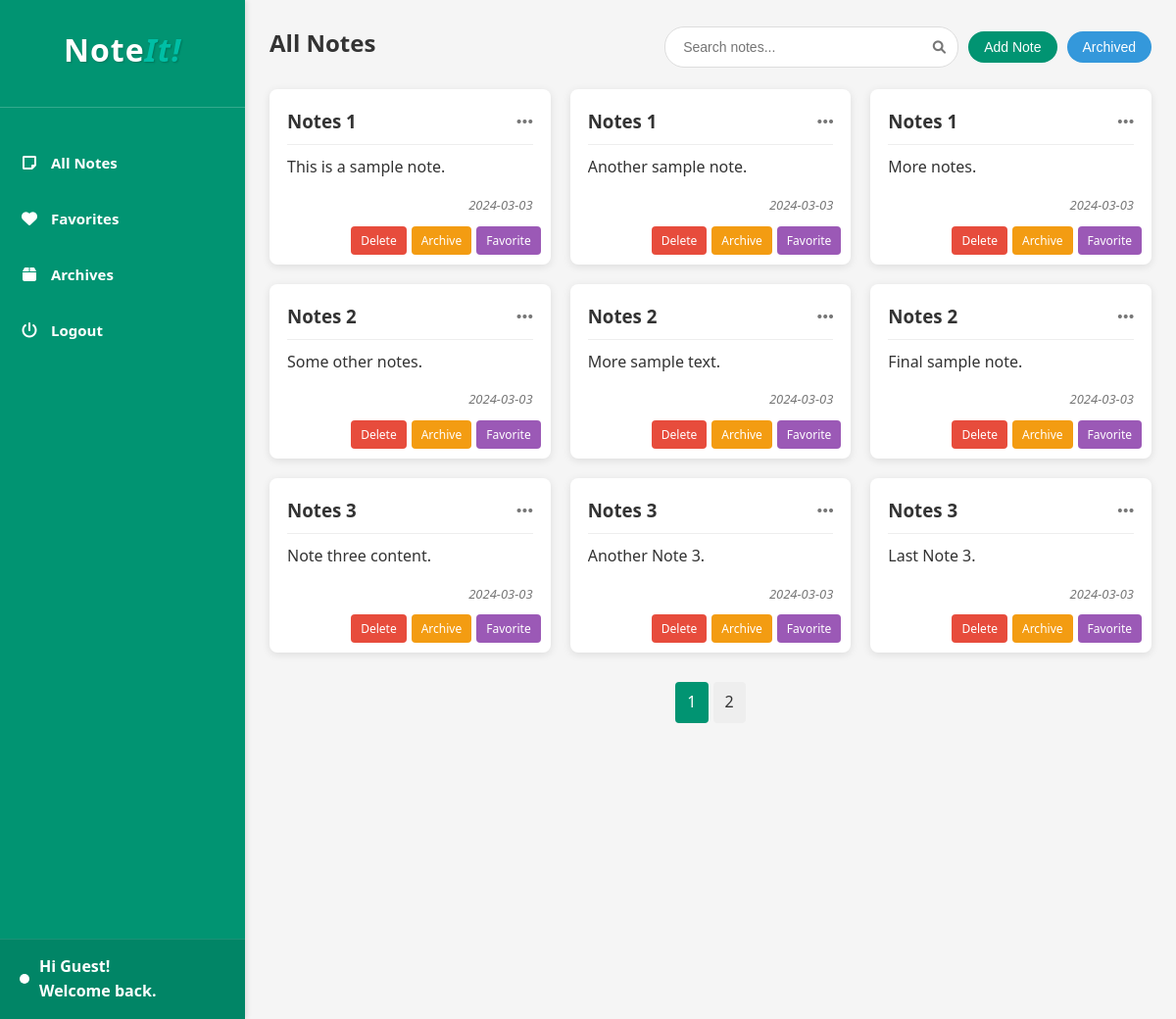
The page /code.php on the database its author committed.
### tables this page shows
CREATE TABLE `notes` (
  `id` int(11) NOT NULL,
  `title` varchar(255) DEFAULT NULL,
  `content` text DEFAULT NULL,
  `date` date DEFAULT NULL,
  `dot` varchar(20) DEFAULT NULL,
  `archived` tinyint(1) DEFAULT 0,
  `deleted_at` datetime DEFAULT NULL,
  `favorite` tinyint(1) DEFAULT 0
);

### code.php (the view, shortened to what this page needs)
<?php
include "db.php";
$view = $_GET['view'] ?? 'all';
$pageTitle = "All Notes";
$filterSql = "WHERE archived = 0";
$search = isset($_GET['search']) ? $_GET['search'] : '';
$limit = 9;
$page = isset($_GET['page']) ? (int)$_GET['page'] : 1;
$start = ($page - 1) * $limit;
$countQuery = "SELECT COUNT(*) as total FROM notes $filterSql";
$countResult = $conn->query($countQuery);
$totalRows = $countResult->fetch_assoc()['total'];
$totalPages = ceil($totalRows / $limit);
$sql = "SELECT * FROM notes $filterSql ORDER BY id ASC LIMIT $start, $limit";
$result = $conn->query($sql);
?>
<!DOCTYPE html>
<html lang="en">
<head>
  <link rel="stylesheet" href="https://cdnjs.cloudflare.com/ajax/libs/font-awesome/6.0.0-beta3/css/all.min.css" />
</head>
<body>
  <div class="container">
    <div class="sidebar" id="sidebar">
      <div class="logo">
        <h1>Note<span>It!</span></h1>
      </div>
      <nav>
        <ul class="vertical-nav">
          <li><a href="code.php"><i class="fas fa-sticky-note"></i> All Notes</a></li>
          <li><a href="code.php?view=favorites"><i class="fas fa-heart"></i> Favorites</a></li>
          <li><a href="#" id="showArchivedLink"><i class="fas fa-box"></i> Archives</a></li>
          <li><a href="sign-in.php"><i class="fas fa-power-off"></i> Logout</a></li>
        </ul>
      </nav>
      <div class="user">
        <div class="status"></div>
        <p class="bold-text">Hi <?php echo $_SESSION["username"] ?? "Guest"; ?>!<br />Welcome back.</p>
      </div>
    </div>
    <div class="main-content">
      <header class="header">
        <h2><?php echo $pageTitle; ?></h2>
        <div class="search">
          <form method="GET" class="search-container">
            <input type="text" name="search" placeholder="Search notes..." value="<?php echo htmlspecialchars($search); ?>">
            <button type="submit" class="search-icon"><i class="fas fa-search"></i></button>
          </form>
          <button type="button" class="add-note-btn" id="addNoteBtn">Add Note</button>
          <button type="button" class="archived-btn" id="showArchivedBtn">Archived</button>
        </div>
      </header>
      <div class="notes-grid">
        <?php if ($result->num_rows > 0): ?>
          <?php while ($note = $result->fetch_assoc()): ?>
            <div class="note-card">
              <h3>
                <?php echo htmlspecialchars($note["title"]); ?>
                <span class="right-align" data-id="<?php echo $note['id']; ?>" data-title="<?php echo htmlspecialchars($note['title']); ?>" data-content="<?php echo htmlspecialchars($note['content']); ?>" data-dot="<?php echo htmlspecialchars($note['dot']); ?>"><i class="fas fa-ellipsis-h"></i></span>
              </h3>
              <p><?php echo nl2br(htmlspecialchars($note["content"])); ?></p>
              <div class="note-footer">
                <div>
                  <?php if (!empty($note["dot"])): ?>
                    <span class="dot <?php echo htmlspecialchars($note["dot"]); ?>"></span>
                  <?php endif; ?>
                </div>
                <span class="note-date"><?php echo htmlspecialchars($note["date"]); ?></span>
              </div>
              <div class="note-actions">
                <a href="?delete=<?php echo $note['id']; ?>" class="delete-btn" onclick="return confirm('Are you sure you want to delete this note?')">Delete</a>
                <a href="?archive=<?php echo $note['id']; ?>" class="archive-btn">Archive</a>
                <?php if ($note['favorite'] ?? false): ?>
                  <a href="?toggle_favorite=<?php echo $note['id']; ?>" class="unfavorite-btn">Unfavorite</a>
                <?php else: ?>
                  <a href="?toggle_favorite=<?php echo $note['id']; ?>" class="favorite-btn">Favorite</a>
                <?php endif; ?>
              </div>
            </div>
          <?php endwhile; ?>
        <?php else: ?>
          <div class="empty-state">
            <p>No notes found. Start by adding a new note!</p>
          </div>
        <?php endif; ?>
      </div>
      <?php if ($totalPages > 1): ?>
        <div class="pagination">
          <?php for ($i = 1; $i <= $totalPages; $i++): ?>
            <a href="?<?php echo !empty($view) ? "view=$view&" : ""; ?>search=<?php echo urlencode($search); ?>&page=<?php echo $i; ?>" class="<?php echo ($i == $page) ? 'active' : ''; ?>">
              <?php echo $i; ?>
            </a>
          <?php endfor; ?>
        </div>
      <?php endif; ?>
    </div>
  </div>
</body>
</html>

### code.php (style rules this page uses)
* { box-sizing: border-box; margin: 0; padding: 0; }
body { font-family: 'Segoe UI', Tahoma, Geneva, Verdana, sans-serif; line-height: 1.6; color: #333; background-color: #f5f5f5; overflow-x: hidden; }
h1, h2, h3 { margin-bottom: 0.5rem; }
a { text-decoration: none; color: inherit; }
.container { display: flex; min-height: 100vh; position: relative; }
.sidebar { width: 250px; background-color: #019472; color: #fff; padding: 0; transition: transform 0.3s ease; z-index: 100; flex-shrink: 0; box-shadow: 2px 0 5px rgba(0,0,0,0.1); display: flex; flex-direction: column; height: 130vh; }
.logo { padding: 25px 20px; border-bottom: 1px solid rgba(255,255,255,0.2); text-align: center; }
.logo h1 { font-size: 32px; font-weight: 800; color: #fff; letter-spacing: 1px; text-shadow: 1px 1px 2px rgba(0,0,0,0.2); }
.logo span { color: #00bfa6; font-style: italic; }
.vertical-nav { list-style: none; padding: 25px 0; flex-grow: 1; }
.vertical-nav li { padding: 14px 20px; transition: background 0.2s, transform 0.1s; margin: 5px 0; }
.vertical-nav a { display: flex; align-items: center; color: #fff; font-weight: 600; font-size: 15px; }
.vertical-nav i { margin-right: 12px; width: 20px; text-align: center; color: #fff; font-size: 16px; }
.user { padding: 15px 20px; border-top: 1px solid rgba(255,255,255,0.1); display: flex; align-items: center; background-color: rgba(0,0,0,0.1); margin-top: auto; }
.user .status { width: 10px; height: 10px; background-color: #fff; border-radius: 50%; margin-right: 10px; }
.bold-text { font-weight: 600; color: #fff; }
.main-content { flex: 1; padding: 25px; overflow-y: auto; max-width: 100%; }
.header { display: flex; justify-content: space-between; align-items: center; flex-wrap: wrap; margin-bottom: 20px; }
.search { display: flex; align-items: center; }
.search-container { display: flex; align-items: center; border: 1px solid #ddd; border-radius: 20px; padding: 6px 12px; background-color: #fff; width: 300px; max-width: 100%; }
.search-container input { flex: 1; border: none; outline: none; font-size: 14px; background: transparent; padding: 6px; }
.search-icon { background: none; border: none; color: #777; cursor: pointer; }
.add-note-btn { margin-left: 10px; padding: 8px 16px; background-color: #019472; color: #fff; border: none; border-radius: 20px; font-size: 14px; cursor: pointer; transition: background 0.2s; }
.archived-btn { margin-left: 10px; padding: 8px 16px; background-color: #3498db; color: #fff; border: none; border-radius: 20px; font-size: 14px; cursor: pointer; transition: background 0.2s; }
.notes-grid { display: grid; grid-template-columns: repeat(auto-fill, minmax(280px, 1fr)); gap: 20px; margin-bottom: 30px; }
.note-card { position: relative; padding: 18px; padding-bottom: 50px; background-color: #fff; border-radius: 8px; box-shadow: 0 2px 8px rgba(0,0,0,0.1); transition: transform 0.3s ease, box-shadow 0.3s ease; overflow: hidden; }
.note-card h3 { margin-bottom: 10px; padding-bottom: 8px; border-bottom: 1px solid #eee; display: flex; justify-content: space-between; }
.right-align { color: #777; cursor: pointer; }
.note-card p { margin-bottom: 15px; overflow: hidden; display: -webkit-box; -webkit-line-clamp: 5; -webkit-box-orient: vertical; }
.note-footer { display: flex; justify-content: space-between; align-items: center; color: #777; font-size: 13px; }
.dot { display: inline-block; width: 12px; height: 12px; border-radius: 50%; margin-right: 5px; }
.note-date { font-style: italic; }
.note-actions { position: absolute; right: 10px; bottom: 10px; display: flex; }
.note-actions a { margin-left: 5px; color: #fff; padding: 5px 10px; font-size: 12px; border-radius: 4px; transition: opacity 0.2s; }
.delete-btn { background-color: #e74c3c; }
.archive-btn { background-color: #f39c12; }
.favorite-btn { background-color: #9b59b6; }
.pagination { display: flex; flex-wrap: wrap; justify-content: center; margin: 25px 0; gap: 5px; }
.pagination a { display: inline-block; padding: 8px 12px; background: #eee; border-radius: 4px; transition: background 0.2s; }
.pagination a.active { background: #019472; color: white; }

### rows shown on the page
notes: title "Notes 1", content "This is a sample note.", date "2024-03-03"
notes: title "Notes 1", content "Another sample note.", date "2024-03-03"
notes: title "Notes 1", content "More notes.", date "2024-03-03"
notes: title "Notes 2", content "Some other notes.", date "2024-03-03"
notes: title "Notes 2", content "More sample text.", date "2024-03-03"
notes: title "Notes 2", content "Final sample note.", date "2024-03-03"
notes: title "Notes 3", content "Note three content.", date "2024-03-03"
notes: title "Notes 3", content "Another Note 3.", date "2024-03-03"
notes: title "Notes 3", content "Last Note 3.", date "2024-03-03"

### other values the page prints
$_SESSION["username"] "Guest"
$pageTitle "All Notes"
